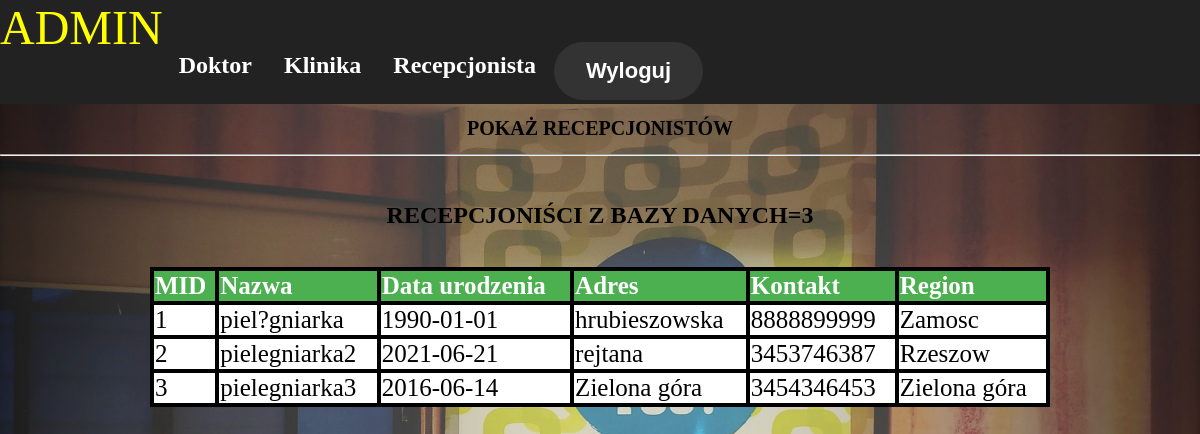
The app's page /Admin/showmanager.php with its own data.
### tables this page shows
CREATE TABLE `manager` (
  `mid` int(11) NOT NULL,
  `name` varchar(30) NOT NULL,
  `gender` varchar(30) NOT NULL,
  `dob` date NOT NULL,
  `contact` bigint(20) NOT NULL,
  `address` varchar(100) NOT NULL,
  `username` varchar(30) NOT NULL,
  `password` varchar(30) NOT NULL,
  `region` varchar(30) NOT NULL
);

### Admin/showmanager.php (the view, shortened to what this page needs)
<!DOCTYPE html>
<html>
<head>
<link rel="stylesheet" href="adminmain.css">
</head>
<body background= "../images/recepcja.jpg">
<ul>
<li class="dropdown"><font color="yellow" size="10">ADMIN</font></li>
<br>
<h2>
  <li class="dropdown">
  <a href="javascript:void(0)" class="dropbtn">Doktor</a>
  </li>
  <li class="dropdown">
  <a href="javascript:void(0)" class="dropbtn">Klinika</a>
  </li>
  <li class="dropdown">
  <a href="javascript:void(0)" class="dropbtn">Recepcjonista</a>
  </li>
    <li>
	<form method="post" action="mainpage.php">
	<button type="submit" class="cancelbtn" name="logout" style="float:right;font-size:22px"><b>Wyloguj</b></button>
	</form>
  </li>
</ul>
<center><h1>POKAŻ RECEPCJONISTÓW</h1><hr>
<?php
$con = mysqli_connect('localhost','root','','klinika');
$sql="SELECT * FROM manager order by MID ASC";
$result = mysqli_query($con,$sql);
echo "<br><h2>RECEPCJONIŚCI Z BAZY DANYCH=<b>".mysqli_num_rows($result)."</b></h2><br>";
echo "<table>
<tr>
<th>MID</th>
<th>Nazwa</th>
<th>Data urodzenia</th>
<th>Adres</th>
<th>Kontakt</th>
<th>Region</th>
</tr>";
while($row = mysqli_fetch_array($result)) {
    echo "<tr>";
	echo "<td>" . $row['mid'] . "</td>";
    echo "<td>" . $row['name'] . "</td>";
    echo "<td>" . $row['dob'] . "</td>";
	echo "<td>" . $row['address'] . "</td>";
	echo "<td>" . $row['contact'] . "</td>";
	echo "<td>" . $row['region'] . "</td>";
    echo "</tr>";
}
echo "</table>";
?>
</body>
</html>

### Admin/adminmain.css (style rules this page uses)
body, html { background-color:white; height: 100%; margin: 0; background-position:center; background-repeat: repeat-y; background-size: cover; background-attachment:fixed; font-family:verdana; }
h1 { text-align:center; color:black; font-size:20px; top:30%; }
button { border-radius:32px; background-color: #333; border: none; color: white; padding: 16px 32px; text-align: center; text-decoration: none; display: inline-block; font-size: 16px; margin: 4px 2px; -webkit-transition-duration: 0.4s; transition-duration: 0.4s; cursor: pointer; }
ul { list-style-type: none; margin: 0; padding: 0; overflow: hidden; background-color: #222; }
li { float: left; }
li a, .dropbtn { display: inline-block; color: white; text-align: center; padding: 14px 16px; text-decoration: none; }
li.dropdown { display: inline-block; }

### Admin/showmanager.php (style rules this page uses)
table { width: 75%; border-collapse: collapse; border: 4px solid black; padding: 5px; font-size: 25px; }
th { border: 4px solid black; background-color: #4CAF50; color: white; text-align: left; }
tr,td { border: 4px solid black; background-color: white; color: black; }

### records on screen
manager: mid "1", name "piel?gniarka", dob "1990-01-01", address "hrubieszowska", contact "8888899999", region "Zamosc"
manager: mid "2", name "pielegniarka2", dob "2021-06-21", address "rejtana", contact "3453746387", region "Rzeszow"
manager: mid "3", name "pielegniarka3", dob "2016-06-14", address "Zielona góra", contact "3454346453", region "Zielona góra"

### other values on screen
mysqli_num_rows($result) "3"
